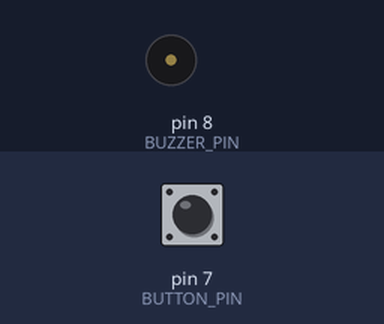
A sketch run on a simulated Arduino Uno, built with avr-gcc and run on an emulated ATmega328P. Shown: buzzer (waves = sounding). Inputs (shaded band) come from the test bench; at power-on: pin 7 (BUTTON_PIN) LOW.

Above: at 1.2 s.
1.3 s: pin 7 (BUTTON_PIN) pulled HIGH for 0.15 s
At 1.7 s:
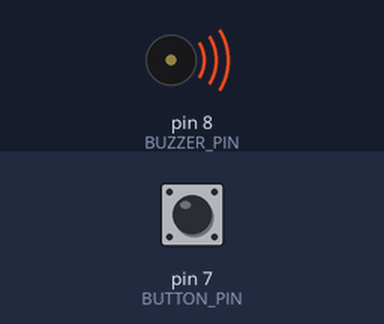
Timing chart, 0 to 10.4 s (numbered marks = the images above; inputs shaded):
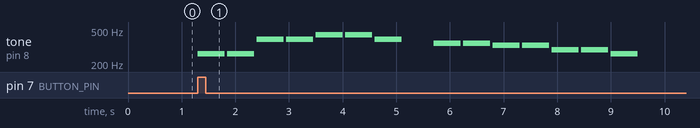

Measured:
- after the input at 1.3 s, tone on pin 8 (BUZZER_PIN): plays 262 Hz for 0.50 s, 262 Hz for 0.50 s, 392 Hz for 0.50 s, 392 Hz for 0.50 s, 440 Hz for 0.50 s, 440 Hz for 0.50 s … (14 notes in this stretch), starting at once

The sketch:

code.ino
```cpp
const int SOUND_DURATION = 500;
const int SILENCE_DURATION = 50;
const int MELODY[] = {1, 1, 5, 5, 6, 6, 5, 0, 4, 4, 3, 3, 2, 2, 1}; // Do, Do, Sol, Sol, La, La, Sol, No sound, Fa, Fa, Mi, Mi, Re, Re, Do
const int MELODY2[] = {2,2,3,1, 2,2,3,1, 2,2,3,1,4,4, 2,2,3,0, 1,2,2,2,0, 1,1,2,2,2,2,4,4};
const int BUZZER_PIN = 8;
const int BUTTON_PIN = 7;
const int NOTES[] = {0, 262, 294, 330, 349, 392, 440, 494}; // Frequencies of Do, Re, Mi, Fa, Sol, La, Si
const int size = sizeof(MELODY) / sizeof(MELODY[0]);


void playMelody() {
  for (int i = 0; i < size; i++) {
    if (MELODY[i] == 0) { // If it's a rest
      noTone(BUZZER_PIN);
      delay(SOUND_DURATION);
    } else {
      tone(BUZZER_PIN, NOTES[MELODY[i]]);
      delay(SOUND_DURATION);
    }
    noTone(BUZZER_PIN);
    delay(SILENCE_DURATION);
  }

}

void setup() {
  pinMode(BUTTON_PIN, INPUT);
  pinMode(BUZZER_PIN, OUTPUT);
}

void loop() {
  if (digitalRead(BUTTON_PIN)) {
    playMelody();    
  }
}
```
